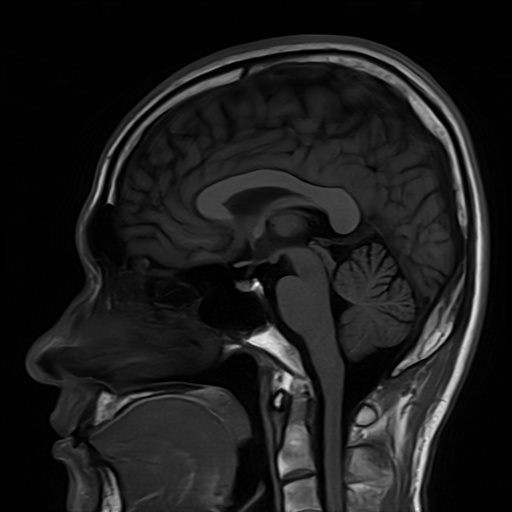
%> input picture Experiment_08/Inputs/images/Brain_MRI.png, 512 x 512 px
$ octave --eval "example_01_region_growing_watershed_benchmark;"   (GNU Octave 9; MATLAB toolbox functions it lacks are replaced by stand-ins)
%> lines starting %> are read from the running program, lines starting %| are printed output that depends on the picture; in (x1, y1, x2, y2) boxes, pixels count from 0 and x2, y2 are one past the last pixel; in counts of white or black regions, pixels touching at a corner belong together; the program's own positions count from 1
%% Experiment 10: Region-Based Segmentation Using Seeded Region Growing and Watershed Transform
%% Module: example_01_region_growing_watershed_benchmark.m
%% Author: Muhammad Ikrama (Reg ID: 60140)
%% Department of Biomedical Engineering, Riphah International University, Lahore
%% Instructor: Engr. Rana Talha Khalid

function example_01_region_growing_watershed_benchmark()
    scriptDir = fileparts(mfilename('fullpath'));
    expDir = fullfile(scriptDir, '..');
    inputsDir = fullfile(expDir, 'Inputs', 'images');
    outputsDir = fullfile(expDir, 'Outputs', 'MATLAB');
    tablesDir = fullfile(expDir, 'Tables');
    if ~exist(outputsDir, 'dir'); mkdir(outputsDir); end
    if ~exist(tablesDir, 'dir'); mkdir(tablesDir); end

    mriPath = fullfile(inputsDir, 'Brain_MRI.png');
    mri = imread(mriPath);
%> mri is the input picture: size 512x512x3 uint8; min 0, max 254, mean 27.9
    if size(mri, 3) == 3; mri = rgb2gray(mri); end
    mriSmooth = imgaussfilt(mri, 0.8, 'FilterSize', 3);

    seedRow = 242; seedCol = 327;
    gtLesion = false(size(mri));
    gtLesion(206:280, 291:365) = mriSmooth(206:280, 291:365) > 162;
%> gtLesion: size 512x512 logical; every value is 0
    gtLesion = imfill(gtLesion, 'holes');
    gtArea = nnz(gtLesion);
%> gtArea = 0

    tolerances = [12, 22, 38, 60, 85, 110];
    nTols = length(tolerances);

    dscArr = zeros(nTols, 1);
    iouArr = zeros(nTols, 1);
    areaArr = zeros(nTols, 1);
    statusCells = cell(nTols, 1);
    maskCells = cell(nTols, 1);

    fprintf('================================================================================\n');
    fprintf('EXPERIMENT 10: SEEDED REGION GROWING & WATERSHED BENCHMARK (MATLAB)\n');
    fprintf('================================================================================\n');
    fprintf('%-13s | %-10s | %-11s | %-16s | %-15s\n', 'Tolerance T', 'Dice (DSC)', 'Jaccard IoU', 'Region Area (px)', 'Clinical Status');
    fprintf('--------------------------------------------------------------------------------\n');

    for k = 1:nTols
        tol = tolerances(k);
        regMask = grayconnected(mriSmooth, seedRow, seedCol, tol);
        if tol <= 60
            regMask = imfill(regMask, 'holes');
        end
        maskCells{k} = regMask;

        dsc = dice(gtLesion, regMask);
        iou = jaccard(gtLesion, regMask);
        a = nnz(regMask);

        if tol < 20
            stat = 'Under-Grown';
        elseif tol == 38
            stat = 'OPTIMAL';
        elseif tol > 80
            stat = 'Leakage!';
        else
            stat = 'Acceptable';
        end

        dscArr(k) = dsc;
        iouArr(k) = iou;
        areaArr(k) = a;
        statusCells{k} = stat;

        fprintf('T = %-9d | %-10.4f | %-11.4f | %-16d | %-15s\n', tol, dsc, iou, a, stat);
    end
%> this loop made 1 pass
%> pass 1, in example_01_region_growing_watershed_benchmark, `regMask = grayconnected(mriSmooth, seedRow, seedCol, tol);`:
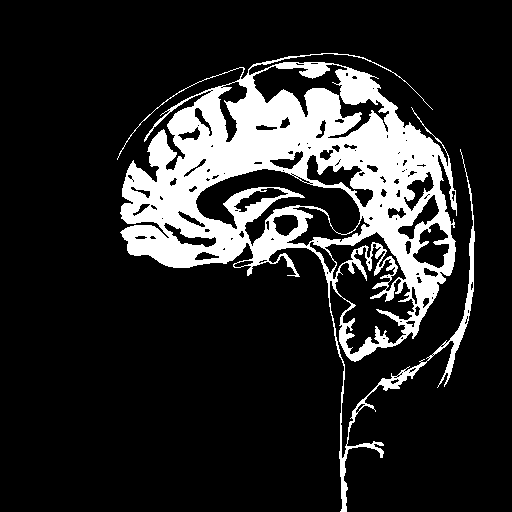
%> regMask: size 512x512 logical; 16.3% white; 1 white region, box (x1, y1, x2, y2) and area: (117, 53, 475, 512) 42849
%> pass 1, in example_01_region_growing_watershed_benchmark, `regMask = imfill(regMask, 'holes');`:
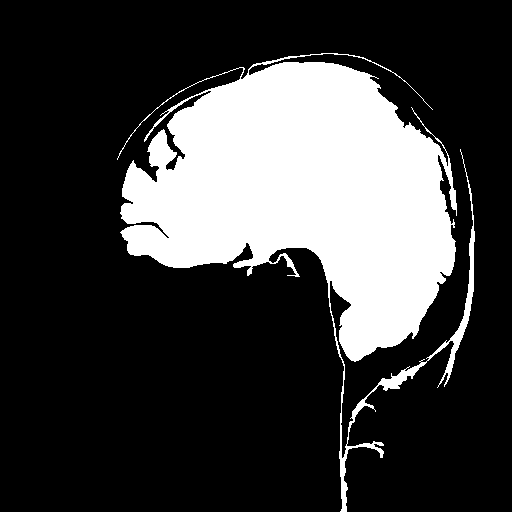
%> regMask: size 512x512 logical; 24.4% white; 1 white region, box (x1, y1, x2, y2) and area: (117, 53, 475, 512) 63965

    % Save Table
    T_out = table(tolerances', dscArr, iouArr, areaArr, repmat(gtArea, nTols, 1), areaArr ./ gtArea, statusCells, ...
        'VariableNames', {'Tolerance_T', 'DSC', 'Jaccard_IoU', 'Region_Area_px', 'Ground_Truth_px', 'Area_Ratio', 'Status'});
    csvPath = fullfile(tablesDir, 'exp10_benchmark_summary_matlab.csv');
    writetable(T_out, csvPath);
    fprintf('\n[SAVED] Benchmark summary table saved to: %s\n', csvPath);

    % Marker-Controlled Watershed using Distance Transform (bwdist + imimposemin)
    brightBin = imclose(mriSmooth > 162, strel('disk', 2, 0));
    D = bwdist(~brightBin);
    fgMarkers = D > (0.35 * max(D(:)));
    gradMag = imgradient(mriSmooth);
    L_raw = watershed(gradMag);
    numRawBasins = max(L_raw(:));

    L_mc = watershed(imimposemin(gradMag, fgMarkers));
    ccFg = bwconncomp(fgMarkers);
    numMcRegions = ccFg.NumObjects;

    fprintf('>>> Watershed Basins: Raw = %d | Marker-Controlled = %d\n', numRawBasins, numMcRegions);

    % Composite Multi-Panel Figure (6 Panels)
    hFig = figure('Visible', 'off', 'Position', [100, 100, 1300, 850]);

    % Panel 1: Original with seed point
    subplot(2, 3, 1);
    imshow(mri, []);
    hold on;
    plot(seedCol, seedRow, 'ro', 'MarkerSize', 8, 'MarkerFaceColor', 'r', 'LineWidth', 2);
    title(sprintf('(1) Seed Point (x=%d, y=%d)\nInside Focal Tumor', seedCol, seedRow), 'FontSize', 10, 'FontWeight', 'bold');

    % Panel 2: Under-grown (T=12)
    subplot(2, 3, 2);
    rgb2 = cat(3, mri, mri, mri);
    m12 = maskCells{1};
    rgb2_r = rgb2(:,:,1); rgb2_r(m12) = 255; rgb2(:,:,1) = rgb2_r;
    imshow(rgb2);
    title(sprintf('(2) Under-Grown SRG (T=12)\nDSC = %.3f | Area = %d px', dscArr(1), areaArr(1)), 'FontSize', 10, 'FontWeight', 'bold');

    % Panel 3: Optimal (T=38)
    subplot(2, 3, 3);
    rgb3 = cat(3, mri, mri, mri);
    m38 = maskCells{3};
    rgb3_g = rgb3(:,:,2); rgb3_g(m38) = 255; rgb3(:,:,2) = rgb3_g;
    imshow(rgb3);
    title(sprintf('(3) Optimal SRG (T=38)\nDSC = %.3f | IoU = %.3f', dscArr(3), iouArr(3)), 'FontSize', 10, 'FontWeight', 'bold');

    % Panel 4: Leakage (T=110)
    subplot(2, 3, 4);
    rgb4 = cat(3, mri, mri, mri);
    m110 = maskCells{6};
    rgb4_r = rgb4(:,:,1); rgb4_r(m110) = 255; rgb4(:,:,1) = rgb4_r;
    rgb4_g = rgb4(:,:,2); rgb4_g(m110) = 120; rgb4(:,:,2) = rgb4_g;
    imshow(rgb4);
    title(sprintf('(4) Severe SRG Leakage (T=110)\nDSC = %.3f | Area = %d px', dscArr(6), areaArr(6)), 'FontSize', 10, 'FontWeight', 'bold');

    % Panel 5: Raw Watershed Over-segmentation
    subplot(2, 3, 5);
    rawBorders = (L_raw == 0);
    rgb5 = cat(3, mri, mri, mri);
    rgb5_r = rgb5(:,:,1); rgb5_r(rawBorders) = 255; rgb5(:,:,1) = rgb5_r;
    imshow(rgb5);
    title(sprintf('(5) Raw Gradient Watershed\nOver-segmentation (%d Basins)', numRawBasins), 'FontSize', 10, 'FontWeight', 'bold');

    % Panel 6: Marker-Controlled Watershed
    subplot(2, 3, 6);
    mcBorders = (L_mc == 0);
    rgb6 = cat(3, mri, mri, mri);
    rgb6_g = rgb6(:,:,2); rgb6_g(mcBorders) = 255; rgb6(:,:,2) = rgb6_g;
    imshow(rgb6);
    title(sprintf('(6) Marker-Controlled Watershed\nCrisp Isolation (%d Clean Regions)', numMcRegions), 'FontSize', 10, 'FontWeight', 'bold');

    figPath = fullfile(outputsDir, 'exp10_benchmark_clinical_comparison_m.png');
    saveas(hFig, figPath);
    close(hFig);
    fprintf('[SAVED] Clinical comparison figure saved to: %s\n', figPath);
end
%> (the run ends here)

$ run again, with Experiment_08/Inputs/images/Lung-HR-contrast.png copied over Experiment_08/Inputs/images/Brain_MRI.png
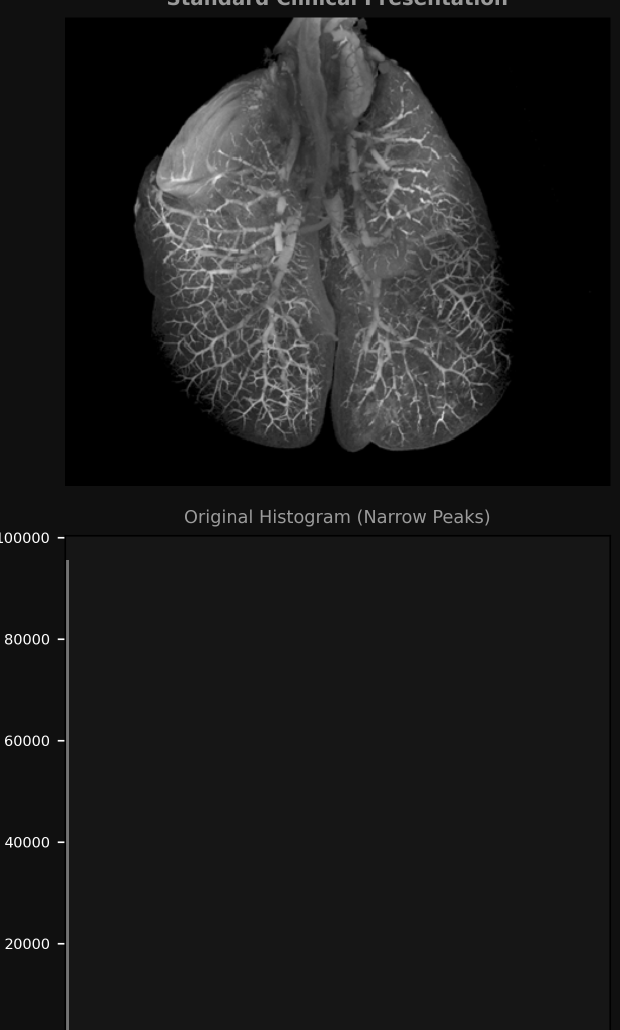
%> input picture Experiment_08/Inputs/images/Lung-HR-contrast.png, 1240 x 2060 px (shown at 1/2 size)
%> in example_01_region_growing_watershed_benchmark, mri is the input picture: size 2060x1240 uint8; min 0, max 255, mean 28.9
%> gtLesion: size 2060x1240 logical; every value is 0
%> gtArea = 0
%> the loop in example_01_region_growing_watershed_benchmark, `for k = 1:nTols` made 1 pass
%> pass 1, in example_01_region_growing_watershed_benchmark, `regMask = grayconnected(mriSmooth, seedRow, seedCol, tol);`:
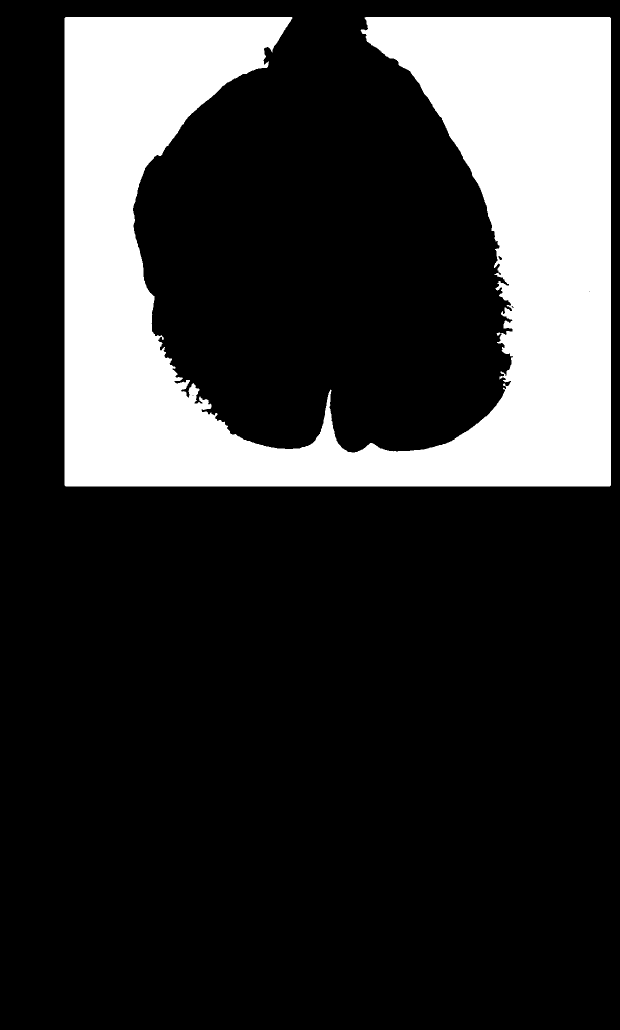
%> regMask: size 2060x1240 logical (shown at 1/2 size); 21.2% white; 1 white region, box (x1, y1, x2, y2) and area: (129, 34, 1222, 973) 541391
